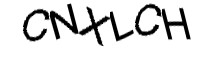
#> input picture test/CNXLCH.jpg, 200 x 70 px
$ python -i utils.py   (imports and definitions only)
#> lines starting #> are read from the running program, lines starting #| are printed output that depends on the picture; after the words box and inside, x2 and y2 are one past the last pixel; in counts of white or black regions, pixels touching at a corner belong together
#> further down, picture is the input picture: shape (70, 200, 3); min 0, max 255, mean 225.1
import cv2
import math


def findContours(image) -> list:
    gray = cv2.cvtColor(image, cv2.COLOR_BGR2GRAY)
    thresh = cv2.threshold(gray, 110, 255, cv2.THRESH_BINARY_INV)[1]
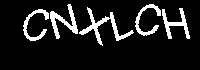
#> thresh: shape (70, 200); 11.2% white; 5 white regions

    contour = cv2.findContours(
        thresh, cv2.RETR_EXTERNAL, cv2.CHAIN_APPROX_SIMPLE)[0]
#> contour = 5 contours; box (x1, y1, x2, y2) and area: (79, 7, 134, 46) 328, (50, 4, 78, 39) 261, (162, 8, 190, 39) 212, (23, 9, 49, 41) 184, (135, 4, 161, 36) 183
    boundClients = list()
    if len(contour) <= 6 and len(contour) > 3:
        for c in contour:
            x, y, w, h = cv2.boundingRect(c)
            if w > h:
                amount = (math.floor(w/24))
                w = (math.ceil(w/amount))
                for i in range(amount):
                    boundClients.append([x+(w*i), y, w, h])
            else:
                cv2.rectangle(image, (x, y), (x+w, y+h), (255, 255, 0), 1)
                boundClients.append([x, y, w, h])
#> this loop made 5 passes
#> (x, y, w, h, amount) on pass 3: (79, 7, 28, 39, 2)
#> (x, y, w, h) on passes 1, 2, 4, 5: (23, 9, 26, 32), (162, 8, 28, 31), (135, 4, 26, 32), (50, 4, 28, 35)
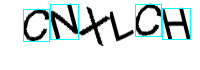
#> image: shape (70, 200, 3); 3.4% of pixels changed, all inside (x1, y1, x2, y2) = (23, 4, 191, 42)
#> after the loop, amount = 2; boundClients = [[23, 9, 26, 32], [162, 8, 28, 31], [79, 7, 28, 39], [107, 7, 28, 39], [135, 4, 26, 32], [50, 4, 28, 35]]
    boundClients.sort(key=lambda x: x[0])
    return boundClients


def crop(image, dim):
    return image[dim[1]:dim[1] + dim[3], dim[0]: dim[0] + dim[2]]

>>> import cv2
>>> picture = cv2.imread('test/CNXLCH.jpg')
>>> result = findContours(picture)
#> result = [[23, 9, 26, 32], [50, 4, 28, 35], [79, 7, 28, 39], [107, 7, 28, 39], [135, 4, 26, 32], [162, 8, 28, 31]]

$ run again, on test/Captcha_doyufigqoe.jpg
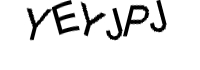
#> input picture test/Captcha_doyufigqoe.jpg, 200 x 70 px
#> picture is the input picture: shape (70, 200, 3); min 0, max 255, mean 230.5
#> in findContours, `thresh = cv2.threshold(gray, 110, 255, cv2.THRESH_BINARY_INV)[1]`:
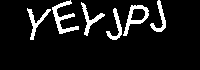
#> thresh: shape (70, 200); 9.2% white; 6 white regions
#> contour = 6 contours; box (x1, y1, x2, y2) and area: (123, 5, 149, 36) 340, (52, 0, 79, 34) 227, (81, 2, 105, 36) 150, (27, 8, 51, 40) 146, (150, 0, 166, 32) 126, (106, 8, 122, 40) 123
#> the loop in findContours, `for c in contour:` made 6 passes
#> (x, y, w, h) on passes 1 to 6: (106, 8, 16, 32), (27, 8, 24, 32), (123, 5, 26, 31), (81, 2, 24, 34), (150, 0, 16, 32), (52, 0, 27, 34)
#> after the loop in findContours, `for c in contour:`:
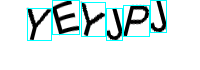
#> image: shape (70, 200, 3); 4.69% of pixels changed, all inside (x1, y1, x2, y2) = (27, 0, 167, 41)
#> after the loop in findContours, `for c in contour:`: boundClients = [[106, 8, 16, 32], [27, 8, 24, 32], [123, 5, 26, 31], [81, 2, 24, 34], [150, 0, 16, 32], [52, 0, 27, 34]]
#> result = [[27, 8, 24, 32], [52, 0, 27, 34], [81, 2, 24, 34], [106, 8, 16, 32], [123, 5, 26, 31], [150, 0, 16, 32]]
